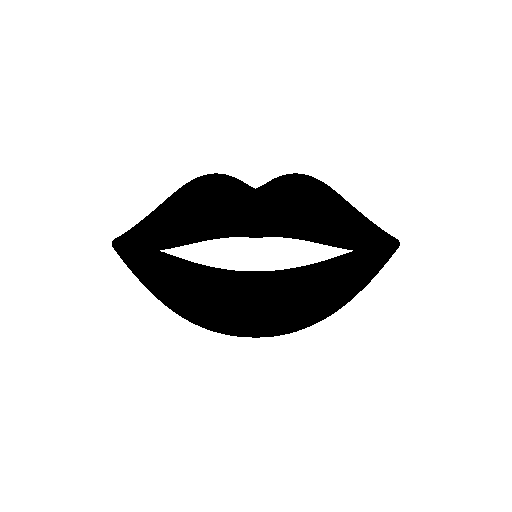
#> input picture inputs/silhouettes/batch-c/body_mouth.png, 512 x 512 px; its folder holds only this picture in this run
$ python make_standalone_batch_c_qa.py
#> lines starting #> are read from the running program, lines starting #| are printed output that depends on the picture; after the words box and inside, x2 and y2 are one past the last pixel; in counts of white or black regions, pixels touching at a corner belong together
#!/usr/bin/env python3
"""Build a local visual review sheet for the supplied Standalone Batch C reference."""
from pathlib import Path
from PIL import Image, ImageDraw, ImageFont
import cairosvg
import io

ROOT = Path(__file__).resolve().parents[1]
IDS = ["body_mouth", "rel_here", "rel_up", "rel_down", "nature_moon"]


def render(path: Path, px: int) -> Image.Image:
    svg = path.read_text(encoding="utf-8")
    svg = svg.replace('viewBox="0 0 32 32"', 'viewBox="0 0 32 32" color="#000000"', 1)
    data = cairosvg.svg2png(bytestring=svg.encode("utf-8"), output_width=px, output_height=px)
    return Image.open(io.BytesIO(data)).convert("RGBA")


def fit(image: Image.Image, box: tuple[int, int]) -> Image.Image:
    canvas = Image.new("RGBA", box, (255, 255, 255, 0))
    copy = image.convert("RGBA")
    copy.thumbnail((box[0], box[1]), Image.Resampling.LANCZOS)
    x = (box[0] - copy.width) // 2
    y = (box[1] - copy.height) // 2
    canvas.alpha_composite(copy, (x, y))
    return canvas


def main() -> None:
    out = ROOT / "build/qa/batch-c.png"
    out.parent.mkdir(parents=True, exist_ok=True)
    cell_w, cell_h = 430, 250
    sheet = Image.new("RGB", (cell_w * len(IDS), cell_h), "white")
#> sheet: PIL image 2150x250 RGB; every value is 255
    draw = ImageDraw.Draw(sheet)

    for index, icon_id in enumerate(IDS):
        x = index * cell_w
        source = Image.open(ROOT / "inputs/silhouettes/batch-c" / f"{icon_id}.png")
#> source is the input picture: PIL image 512x512 L; 89.3% white; 1 black region, box (x1, y1, x2, y2) and area: (112, 173, 400, 338) 28065
        source = fit(source, (140, 140))
        sheet.paste(source, (x + 14, 54), source)
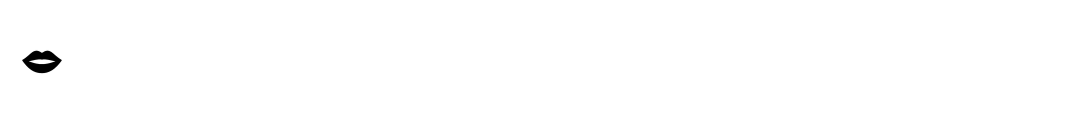
#> sheet: PIL image 2150x250 RGB (shown at 1/2 size); min 0, max 255, mean 254

        for image, pos in (
            (render(ROOT / "icons/svg" / f"{icon_id}.svg", 192), (x + 160, 16)),
            (render(ROOT / "icons/svg" / f"{icon_id}.svg", 64), (x + 360, 62)),
            (render(ROOT / "icons/svg" / f"{icon_id}.svg", 24), (x + 380, 145)),
        ):
            sheet.paste(image, pos, image)

        draw.text((x + 14, 14), icon_id, fill="black")
        draw.text((x + 145, 225), "source crop / canonical 192 / 64 / 24 px", fill="black")

    sheet.save(out)
    print(out)


if __name__ == "__main__":
#> (the run stopped early here; a loop or call above may not have finished)
